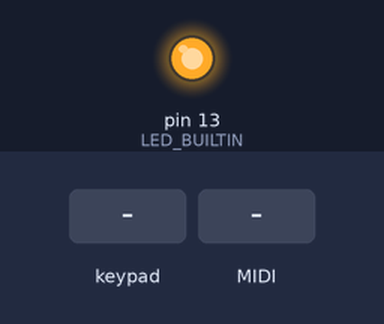
The sketch below on a simulated Arduino Uno, built with avr-gcc and run on an emulated ATmega328P. Parts: output pins drawn as LEDs (lit = HIGH). Wiring (inferred from the names in the program): line decoder: data A0, A1, A2; 5×8 keypad (labels assumed): rows pin 11, pin 12, A3, A4, A5; columns pin 2, pin 3, pin 4, pin 5, pin 6, pin 7, pin 8, pin 9. Inputs (shaded band) come from the test bench. MIDI output is not drawn; pins used as bus, display or sensor lines are not drawn; what the sketch prints to the serial monitor is not drawn.

Above: at 1.2 s.
1.3 s: keypad keys 2 3 4 5 6 7 8 9 pressed 0.4 s apart
At 4.8 s:
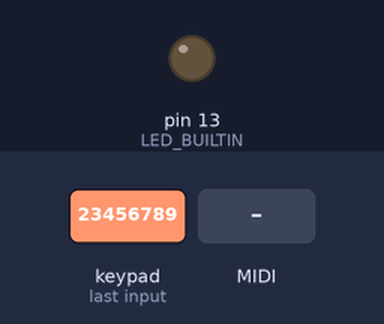
6.0 s: MIDI note 36 received
At 6.8 s:
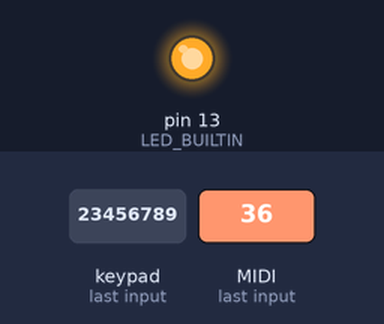
Timing chart, 0 to 9.0 s (numbered marks = the images above; inputs shaded):
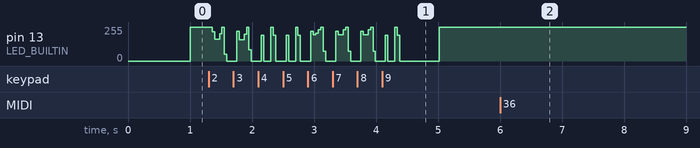

Measured:
- after the input at 6.0 s, pin 13 (LED_BUILTIN): stops changing and stays 255/255

The sketch:

Alborn_v_2-_Skaner_registr_w_i_klawiatur.ino
```cpp
//Author Romuald Milewski
#include <MIDI.h>   // Add Midi Library
int midi_channel = 1; // jesli ma dziłac na kanale 1
//---------------------------------------------------------------------------
//----------------------------for signalisations work:----------------------
// Variables will chang
int ledState = LOW;             // ledState used to set the LED

// Generally, you should use "unsigned long" for variables that hold time
// The value will quickly become too large for an int to store
unsigned long previousMillis = 0;        // will store last time LED was updated
unsigned long currentMillis = 0;
// constants won't change:
const long interval = 1000;
//-------------------------------------------------------
//Sterowanie zatrzaskiem 74HC595
//Pin connected to ST_CP of 74HC595
#define latchPin  A1
//Pin connected to SH_CP of 74HC595
#define clockPin  A0
////Pin connected to DS of 74HC595
#define dataPin  13
// define adress pins for adressed 74HC138
#define pin_adress0 A0
#define pin_adress1 A1
#define pin_adress2 A2
#define pin_E1_man1 A3
#define pin_E1_man2 A4
#define pin_E1_man3 A5
#define pin_E1_man4 11
#define pin_E1_man5 12


#define LiczbaKlawiszy (61)
boolean Key[LiczbaKlawiszy];
boolean Key2[LiczbaKlawiszy];
boolean Key3[LiczbaKlawiszy];
boolean Key4[LiczbaKlawiszy];
boolean Key5[LiczbaKlawiszy];

boolean Key_last[LiczbaKlawiszy];
boolean Key2_last[LiczbaKlawiszy];
boolean Key3_last[LiczbaKlawiszy];
boolean Key4_last[LiczbaKlawiszy];
boolean Key5_last[LiczbaKlawiszy];
int pin_data[] = {2,3,4,5,6,7,8,9}; // define data pins


int vol = 90; // walue velocity
int channel_on = 0x90; // kanal 1 - initial variables for midi channel
int channel_off = 0x80; // kanal 1 - initial variables for midi channel

// int channel_on = 0x91; // kanal 2
// int channel_off = 0x81; // kanal 2

// int channel_on = 0x92; // kanal 3
// int channel_off = 0x81; // kanal 3

//int channel_on = 0x93; // kanal 4
//int channel_off = 0x83; // kanal 4

// int channel_on = 0x94; // kanal 5
// int channel_off = 0x84; // kanal 5

// int channel_on = 0x95; // kanal 6
// int channel_off = 0x85; // kanal 6

// int channel_on = 0x96; // kanal 7
// int channel_off = 0x86; // kanal 7

// int channel_on = 0x97; // kanal 8
// int channel_off = 0x87; // kanal 8

//Create an instance of the library with default name, serial port and settings
MIDI_CREATE_DEFAULT_INSTANCE();

byte g = 0;
byte h = 0;
byte j = 0;
byte k = 0;
byte l = 0;
byte m = 0;
byte n = 0;
byte o = 0;
byte p = 0;
void setup()  {

  Serial.begin (31250); //(31250); // setup serial for MIDI
  for (int i = 0; i <= LiczbaKlawiszy -1; i++) {
   Key[i] = 1;
   Key2[i] = 1;
   Key3[i] = 1;
   Key4[i] = 1;
   Key5[i] = 1;
   Key_last[i] = 1;
   Key2_last[i] = 1;
   Key3_last[i] = 1;
   Key4_last[i] = 1;
   Key5_last[i] = 1;
   }

  // define input pin_data
  for (int i = 0; i <= 7; i++) {
  pinMode(pin_data[i], INPUT_PULLUP);
  }

  //define output pin_adress 74HC138)
    pinMode(pin_adress0, OUTPUT);
 digitalWrite(pin_adress0, HIGH);
    pinMode(pin_adress1, OUTPUT);
 digitalWrite(pin_adress1, HIGH);
    pinMode(pin_adress2, OUTPUT);
 digitalWrite(pin_adress2, HIGH);


 //define output pin_E1 ( selest 74HC138) select manual
    pinMode( pin_E1_man1, OUTPUT);
 digitalWrite( pin_E1_man1, HIGH);
    pinMode( pin_E1_man2, OUTPUT);
 digitalWrite( pin_E1_man2, HIGH);
    pinMode( pin_E1_man3, OUTPUT);
 digitalWrite( pin_E1_man3, HIGH);
     pinMode( pin_E1_man4, OUTPUT);
 digitalWrite( pin_E1_man4, HIGH);
      pinMode( pin_E1_man5, OUTPUT);
 digitalWrite( pin_E1_man5, HIGH);
// define output LED
pinMode(LED_BUILTIN, OUTPUT);

 MIDI.begin(MIDI_CHANNEL_OMNI); // Initialize the Midi Library.
  // OMNI sets it to listen to all channels.. MIDI.begin(2) would set it
  // to respond to notes on channel 2 only.
  MIDI.setHandleNoteOn(MyHandleNoteOn); // This is important!! This command
  // tells the Midi Library which function you want to call when a NOTE ON command
  // is received. In this case it's "MyHandleNoteOn".
  MIDI.setHandleNoteOff(MyHandleNoteOff); // This command tells the Midi Library
  // to call "MyHandleNoteOff" when a NOTE OFF command is received.
MIDI.turnThruOff ();
}

void loop()  {
 MIDI.read();

  // vol = analogRead(A5);
  // vol = map(vol, 0, 1023, 0, 127);

   //*****************************************
 //Obsługa man I
  digitalWrite( pin_E1_man1, LOW);
  digitalWrite( pin_E1_man2, HIGH);
  digitalWrite( pin_E1_man3, HIGH);
  digitalWrite( pin_E1_man4, HIGH);
  digitalWrite( pin_E1_man5, HIGH);// właczenie I man do odczytu

  channel_on = 0x90; // setup variable chcnell for man. I kanal 1
  channel_off = 0x80; // ustawienie zmiennych kanału midi dla I man. kanal 1
  digitalWrite(pin_adress0, LOW);
  digitalWrite(pin_adress1, LOW);
  digitalWrite(pin_adress2, LOW); // read 1-st (first) octet

      for (int i = 0; i <= 7; i++) {
      Key[i+0*8] = digitalRead(pin_data[i]);
     }

  digitalWrite(pin_adress0, HIGH);
  digitalWrite(pin_adress1, LOW);
  digitalWrite(pin_adress2, LOW); // read 2-st (second) octet
      for (int i = 0; i <= 7; i++) {
      Key[i+1*8] = digitalRead(pin_data[i]);
     }

  digitalWrite(pin_adress0, LOW);
  digitalWrite(pin_adress1, HIGH);
  digitalWrite(pin_adress2, LOW); // read 3-st (thrid) octet

      for (int i = 0; i <= 7; i++) {
      Key[i+2*8] = digitalRead(pin_data[i]);
     }

  digitalWrite(pin_adress0, HIGH);
  digitalWrite(pin_adress1, HIGH);
  digitalWrite(pin_adress2, LOW); // read 4-st (quad) octet

   for (int i = 0; i <= 7; i++) {
      Key[i+3*8] = digitalRead(pin_data[i]);
     }
  digitalWrite(pin_adress0, LOW);
  digitalWrite(pin_adress1, LOW);
  digitalWrite(pin_adress2, HIGH); // read 5-st (quad) octet
   for (int i = 0; i <= 7; i++) {
      Key[i+4*8] = digitalRead(pin_data[i]);
     }

  digitalWrite(pin_adress0, HIGH);
  digitalWrite(pin_adress1, LOW);
  digitalWrite(pin_adress2, HIGH); // read 6-st (qwint) octet
   for (int i = 0; i <= 7; i++) {
      Key[i+5*8] = digitalRead(pin_data[i]);
     }

  digitalWrite(pin_adress0, LOW);
  digitalWrite(pin_adress1, HIGH);
  digitalWrite(pin_adress2, HIGH); // read 7-st (sext) octet
   for (int i = 0; i <= 7; i++) {
      Key[i+6*8] = digitalRead(pin_data[i]);
     }
  digitalWrite(pin_adress0, HIGH);
  digitalWrite(pin_adress1, HIGH);
  digitalWrite(pin_adress2, HIGH); // read 8-st (sept) octet
   for (int i = 0; i <= 7; i++) {
      Key[i+7*8] = digitalRead(pin_data[i]);
     }


//****************************************************
// porównywanie odczytów i wysyłanie komunikatów midi

    for (int i = 0; i <= LiczbaKlawiszy -1; i++) {
    if(Key[i] != Key_last[i] ) {
    if(Key[i] == 0)  {
      noteOn(channel_on, 36+i, vol);
    }
    else  {
      noteOn(channel_off, 36+i, 0x00);
      noteOn(channel_off, 36+i, 0x00);
    }
  }
  }


 //*****************************************
 //Obsługa man II
digitalWrite( pin_E1_man1, HIGH);
digitalWrite( pin_E1_man2, LOW);
digitalWrite( pin_E1_man3, HIGH);
digitalWrite( pin_E1_man4, HIGH);
digitalWrite( pin_E1_man5, HIGH);// właczenie II man do odczytu
channel_on = 0x91; // ustawienie kanałów dla II man - kanal 2
channel_off = 0x81; // kanal 2

  digitalWrite(pin_adress0, LOW);
  digitalWrite(pin_adress1, LOW);
  digitalWrite(pin_adress2, LOW); // read 1-st (first) octet
      for (int i = 0; i <= 7; i++) {
      Key2[i+0*8] = digitalRead(pin_data[i]);
     }

  digitalWrite(pin_adress0, HIGH);
  digitalWrite(pin_adress1, LOW);
  digitalWrite(pin_adress2, LOW); // read 2-st (second) octet
      for (int i = 0; i <= 7; i++) {
      Key2[i+1*8] = digitalRead(pin_data[i]);
     }

  digitalWrite(pin_adress0, LOW);
  digitalWrite(pin_adress1, HIGH);
  digitalWrite(pin_adress2, LOW); // read 3-st (thrid) octet

      for (int i = 0; i <= 7; i++) {
      Key2[i+2*8] = digitalRead(pin_data[i]);
     }

  digitalWrite(pin_adress0, HIGH);
  digitalWrite(pin_adress1, HIGH);
  digitalWrite(pin_adress2, LOW); // read 4-st (quad) octet

   for (int i = 0; i <= 7; i++) {
      Key2[i+3*8] = digitalRead(pin_data[i]);
     }
  digitalWrite(pin_adress0, LOW);
  digitalWrite(pin_adress1, LOW);
  digitalWrite(pin_adress2, HIGH); // read 5-st (quad) octet
   for (int i = 0; i <= 7; i++) {
      Key2[i+4*8] = digitalRead(pin_data[i]);
     }

  digitalWrite(pin_adress0, HIGH);
  digitalWrite(pin_adress1, LOW);
  digitalWrite(pin_adress2, HIGH); // read 6-st (qwint) octet
   for (int i = 0; i <= 7; i++) {
      Key2[i+5*8] = digitalRead(pin_data[i]);
     }

  digitalWrite(pin_adress0, LOW);
  digitalWrite(pin_adress1, HIGH);
  digitalWrite(pin_adress2, HIGH); // read 7-st (sext) octet
   for (int i = 0; i <= 7; i++) {
      Key2[i+6*8] = digitalRead(pin_data[i]);
     }
  digitalWrite(pin_adress0, HIGH);
  digitalWrite(pin_adress1, HIGH);
  digitalWrite(pin_adress2, HIGH); // read 8-st (sept) octet
   for (int i = 0; i <= 7; i++) {
      Key2[i+7*8] = digitalRead(pin_data[i]);
     }


//****************************************************
// porównywanie odczytów i wysyłanie komunikatów midi dla man II
//
   for (int i = 0; i <= LiczbaKlawiszy -1; i++) {
    if(Key2[i] != Key2_last[i] ) {
    if(Key2[i] == 0)  {
      noteOn(channel_on, 36+i, vol);
    }
    else  {
      noteOn(channel_off, 36+i, 0x00);
      noteOn(channel_off, 36+i, 0x00);
    }
  }
  }
//*****************************************
 //Obsługa man III
digitalWrite( pin_E1_man1, HIGH);
digitalWrite( pin_E1_man2, HIGH);
digitalWrite( pin_E1_man3, LOW);
digitalWrite( pin_E1_man4, HIGH);
digitalWrite( pin_E1_man5, HIGH);// właczenie III man do odczytu
channel_on = 0x92; // ustawienie kanałów dla III man - kanal 3
channel_off = 0x82; // kanal 3

  digitalWrite(pin_adress0, LOW);
  digitalWrite(pin_adress1, LOW);
  digitalWrite(pin_adress2, LOW); // read 1-st (first) octet
      for (int i = 0; i <= 7; i++) {
      Key3[i+0*8] = digitalRead(pin_data[i]);
     }

  digitalWrite(pin_adress0, HIGH);
  digitalWrite(pin_adress1, LOW);
  digitalWrite(pin_adress2, LOW); // read 2-st (second) octet
      for (int i = 0; i <= 7; i++) {
      Key3[i+1*8] = digitalRead(pin_data[i]);
     }

  digitalWrite(pin_adress0, LOW);
  digitalWrite(pin_adress1, HIGH);
  digitalWrite(pin_adress2, LOW); // read 3-st (thrid) octet

      for (int i = 0; i <= 7; i++) {
      Key3[i+2*8] = digitalRead(pin_data[i]);
     }

  digitalWrite(pin_adress0, HIGH);
  digitalWrite(pin_adress1, HIGH);
  digitalWrite(pin_adress2, LOW); // read 4-st (quad) octet

   for (int i = 0; i <= 7; i++) {
      Key3[i+3*8] = digitalRead(pin_data[i]);
     }
  digitalWrite(pin_adress0, LOW);
  digitalWrite(pin_adress1, LOW);
  digitalWrite(pin_adress2, HIGH); // read 5-st (quad) octet
   for (int i = 0; i <= 7; i++) {
      Key3[i+4*8] = digitalRead(pin_data[i]);
     }

  digitalWrite(pin_adress0, HIGH);
  digitalWrite(pin_adress1, LOW);
  digitalWrite(pin_adress2, HIGH); // read 6-st (qwint) octet
   for (int i = 0; i <= 7; i++) {
      Key3[i+5*8] = digitalRead(pin_data[i]);
     }

  digitalWrite(pin_adress0, LOW);
  digitalWrite(pin_adress1, HIGH);
  digitalWrite(pin_adress2, HIGH); // read 7-st (sext) octet
   for (int i = 0; i <= 7; i++) {
      Key3[i+6*8] = digitalRead(pin_data[i]);
     }
  digitalWrite(pin_adress0, HIGH);
  digitalWrite(pin_adress1, HIGH);
  digitalWrite(pin_adress2, HIGH); // read 8-st (sept) octet
   for (int i = 0; i <= 7; i++) {
      Key3[i+7*8] = digitalRead(pin_data[i]);
     }


//****************************************************
// porównywanie odczytów i wysyłanie komunikatów midi dla man III
//
   for (int i = 0; i <= LiczbaKlawiszy -1; i++) {
    if(Key3[i] != Key3_last[i] ) {
    if(Key3[i] == 0)  {
      noteOn(channel_on, 36+i, vol);
    }
    else  {
      noteOn(channel_off, 36+i, 0x00);
      noteOn(channel_off, 36+i, 0x00);
    }
  }
  }

  //*****************************************
 //Obsługa man IV
digitalWrite( pin_E1_man1, HIGH);
digitalWrite( pin_E1_man2, HIGH);
digitalWrite( pin_E1_man3, HIGH);
digitalWrite( pin_E1_man4, LOW);
digitalWrite( pin_E1_man5, HIGH);// właczenie III man do odczytu
channel_on = 0x93; // ustawienie kanałów dla IV man - kanal 4
channel_off = 0x83; // kanal 4

  digitalWrite(pin_adress0, LOW);
  digitalWrite(pin_adress1, LOW);
  digitalWrite(pin_adress2, LOW); // read 1-st (first) octet
      for (int i = 0; i <= 7; i++) {
      Key4[i+0*8] = digitalRead(pin_data[i]);
     }

  digitalWrite(pin_adress0, HIGH);
  digitalWrite(pin_adress1, LOW);
  digitalWrite(pin_adress2, LOW); // read 2-st (second) octet
      for (int i = 0; i <= 7; i++) {
      Key4[i+1*8] = digitalRead(pin_data[i]);
     }

  digitalWrite(pin_adress0, LOW);
  digitalWrite(pin_adress1, HIGH);
  digitalWrite(pin_adress2, LOW); // read 3-st (thrid) octet

      for (int i = 0; i <= 7; i++) {
      Key4[i+2*8] = digitalRead(pin_data[i]);
     }

  digitalWrite(pin_adress0, HIGH);
  digitalWrite(pin_adress1, HIGH);
  digitalWrite(pin_adress2, LOW); // read 4-st (quad) octet

   for (int i = 0; i <= 7; i++) {
      Key4[i+3*8] = digitalRead(pin_data[i]);
     }
  digitalWrite(pin_adress0, LOW);
  digitalWrite(pin_adress1, LOW);
  digitalWrite(pin_adress2, HIGH); // read 5-st (quad) octet
   for (int i = 0; i <= 7; i++) {
      Key4[i+4*8] = digitalRead(pin_data[i]);
     }

  digitalWrite(pin_adress0, HIGH);
  digitalWrite(pin_adress1, LOW);
  digitalWrite(pin_adress2, HIGH); // read 6-st (qwint) octet
   for (int i = 0; i <= 7; i++) {
      Key4[i+5*8] = digitalRead(pin_data[i]);
     }

  digitalWrite(pin_adress0, LOW);
  digitalWrite(pin_adress1, HIGH);
  digitalWrite(pin_adress2, HIGH); // read 7-st (sext) octet
   for (int i = 0; i <= 7; i++) {
      Key4[i+6*8] = digitalRead(pin_data[i]);
     }
  digitalWrite(pin_adress0, HIGH);
  digitalWrite(pin_adress1, HIGH);
  digitalWrite(pin_adress2, HIGH); // read 8-st (sept) octet
   for (int i = 0; i <= 7; i++) {
      Key4[i+7*8] = digitalRead(pin_data[i]);
     }


//****************************************************
// porównywanie odczytów i wysyłanie komunikatów midi dla man IV
//
   for (int i = 0; i <= LiczbaKlawiszy -1; i++) {
    if(Key4[i] != Key4_last[i] ) {
    if(Key4[i] == 0)  {
      noteOn(channel_on, 36+i, vol);
    }
    else  {
      noteOn(channel_off, 36+i, 0x00);
      noteOn(channel_off, 36+i, 0x00);
    }
  }
  }
    //*****************************************
 //Obsługa man V
digitalWrite( pin_E1_man1, HIGH);
digitalWrite( pin_E1_man2, HIGH);
digitalWrite( pin_E1_man3, HIGH);
digitalWrite( pin_E1_man4, HIGH);
digitalWrite( pin_E1_man5, LOW);// właczenie III man do odczytu
channel_on = 0x94; // ustawienie kanałów dla IV man - kanal 4
channel_off = 0x84; // kanal 5

  digitalWrite(pin_adress0, LOW);
  digitalWrite(pin_adress1, LOW);
  digitalWrite(pin_adress2, LOW); // read 1-st (first) octet
      for (int i = 0; i <= 7; i++) {
      Key5[i+0*8] = digitalRead(pin_data[i]);
     }

  digitalWrite(pin_adress0, HIGH);
  digitalWrite(pin_adress1, LOW);
  digitalWrite(pin_adress2, LOW); // read 2-st (second) octet
      for (int i = 0; i <= 7; i++) {
      Key5[i+1*8] = digitalRead(pin_data[i]);
     }

  digitalWrite(pin_adress0, LOW);
  digitalWrite(pin_adress1, HIGH);
  digitalWrite(pin_adress2, LOW); // read 3-st (thrid) octet

      for (int i = 0; i <= 7; i++) {
      Key5[i+2*8] = digitalRead(pin_data[i]);
     }

  digitalWrite(pin_adress0, HIGH);
  digitalWrite(pin_adress1, HIGH);
  digitalWrite(pin_adress2, LOW); // read 4-st (quad) octet

   for (int i = 0; i <= 7; i++) {
      Key5[i+3*8] = digitalRead(pin_data[i]);
     }
  digitalWrite(pin_adress0, LOW);
  digitalWrite(pin_adress1, LOW);
  digitalWrite(pin_adress2, HIGH); // read 5-st (quad) octet
   for (int i = 0; i <= 7; i++) {
      Key5[i+4*8] = digitalRead(pin_data[i]);
     }

  digitalWrite(pin_adress0, HIGH);
  digitalWrite(pin_adress1, LOW);
  digitalWrite(pin_adress2, HIGH); // read 6-st (qwint) octet
   for (int i = 0; i <= 7; i++) {
      Key5[i+5*8] = digitalRead(pin_data[i]);
     }

  digitalWrite(pin_adress0, LOW);
  digitalWrite(pin_adress1, HIGH);
  digitalWrite(pin_adress2, HIGH); // read 7-st (sext) octet
   for (int i = 0; i <= 7; i++) {
      Key5[i+6*8] = digitalRead(pin_data[i]);
     }
  digitalWrite(pin_adress0, HIGH);
  digitalWrite(pin_adress1, HIGH);
  digitalWrite(pin_adress2, HIGH); // read 8-st (sept) octet
   for (int i = 0; i <= 7; i++) {
      Key5[i+7*8] = digitalRead(pin_data[i]);
     }


//****************************************************
// porównywanie odczytów i wysyłanie komunikatów midi dla man V
//
   for (int i = 0; i <= LiczbaKlawiszy -1; i++) {
    if(Key5[i] != Key5_last[i] ) {
    if(Key5[i] == 0)  {
      noteOn(channel_on, 36+i, vol);
    }
    else  {
      noteOn(channel_off, 36+i, 0x00);
      noteOn(channel_off, 36+i, 0x00);
    }
  }
  }
 //*****************************************************

  for (int i = 0; i <= LiczbaKlawiszy -1; i++) {
  Key_last[i] = Key[i];
 }
 for (int i = 0; i <= LiczbaKlawiszy -1 ; i++) {
  Key2_last[i] = Key2[i];
 }
 for (int i = 0; i <= LiczbaKlawiszy -1 ; i++) {
  Key3_last[i] = Key3[i];
 }
  for (int i = 0; i <= LiczbaKlawiszy -1 ; i++) {
  Key4_last[i] = Key4[i];
 }
  for (int i = 0; i <= LiczbaKlawiszy -1 ; i++) {
  Key5_last[i] = Key5[i];
 }
 //**************************************

 // moduł sygnalizacji działania
 //----------------------------------------------------------
currentMillis = millis();
 // szybkość działania programu
 // Serial.println(currentMillis);

  if (currentMillis - previousMillis >= interval) {
    // save the last time you blinked the LED
    previousMillis = currentMillis;

    // if the LED is off turn it on and vice-versa:
    if (ledState == LOW) {
      ledState = HIGH;
    } else {
      ledState = LOW;
    }

    // set the LED with the ledState of the variable:
    digitalWrite(LED_BUILTIN, ledState);
  }
//---------------------------------------------------------------
}

 void noteOn(byte cmd, byte data1, byte data2) {
   Serial.write(cmd);
   Serial.write(data1);
   Serial.write(data2);

   digitalWrite(LED_BUILTIN, HIGH);
   delay(5);
   digitalWrite(LED_BUILTIN, LOW);
 }

 void MyHandleNoteOn(byte channel, byte pitch, byte velocity) {
    if (channel == midi_channel) {
      if (pitch > 35 and pitch < 44) {
        bitSet(g, pitch - 36);
        zapiszdo595(g, h, j, k, l, m, n, o, p);
    }
         if (pitch > 43 and pitch < 52) {
        bitSet(h, pitch - 44);
        zapiszdo595(g, h, j, k, l, m, n, o, p);
    }
    if (pitch > 51 and pitch < 60) {
        bitSet(j, pitch - 52);
        zapiszdo595(g, h, j, k, l, m, n, o, p);
    }
    if (pitch > 59 and pitch < 68) {
        bitSet(k, pitch - 60);
        zapiszdo595(g, h, j, k, l, m, n, o, p);
    }
    if (pitch > 67 and pitch < 76) {
       bitSet(l, pitch - 68);
       zapiszdo595(g, h, j, k, l, m, n, o, p);
    }
    if (pitch > 75 and pitch < 84) {
        bitSet(m, pitch - 76);
        zapiszdo595(g, h, j, k, l, m, n, o, p);
    }
    if (pitch > 83 and pitch < 92) {
        bitSet(n, pitch - 84);
        zapiszdo595(g, h, j, k, l, m, n, o, p);
    }
    if (pitch > 91 and pitch < 100) {
        bitSet(o, pitch - 92);
        zapiszdo595(g, h, j, k, l, m, n, o, p);
    }
    if (pitch > 99 and pitch < 108) {
        bitSet(p, pitch - 100);
        zapiszdo595(g, h, j, k, l, m, n, o, p);
    }
    }
    }


// MyHandleNoteOFF is the function that will be called by the Midi Library
// when a MIDI NOTE OFF message is received.
// * A NOTE ON message with Velocity = 0 will be treated as a NOTE OFF message *
// It will be passed bytes for Channel, Pitch, and Velocity

void MyHandleNoteOff(byte channel, byte pitch, byte velocity) {
    if (channel == midi_channel) {
      if (pitch > 35 and pitch < 44) {
        bitClear(g, pitch - 36);
        zapiszdo595(g, h, j, k, l, m, n, o, p);
    }
         if (pitch > 43 and pitch < 52) {
        bitClear(h, pitch - 44);
        zapiszdo595(g, h, j, k, l, m, n, o, p);
    }
    if (pitch > 51 and pitch < 60) {
        bitClear(j, pitch - 52);
        zapiszdo595(g, h, j, k, l, m, n, o, p);
    }
    if (pitch > 59 and pitch < 68) {
        bitClear(k, pitch - 60);
        zapiszdo595(g, h, j, k, l, m, n, o, p);
    }
    if (pitch > 67 and pitch < 76) {
       bitClear(l, pitch - 68);
       zapiszdo595(g, h, j, k, l, m, n, o, p);
    }
    if (pitch > 75 and pitch < 84) {
        bitClear(m, pitch - 76);
        zapiszdo595(g, h, j, k, l, m, n, o, p);
    }
    if (pitch > 83 and pitch < 92) {
        bitClear(n, pitch - 84);
        zapiszdo595(g, h, j, k, l, m, n, o, p);
    }
    if (pitch > 91 and pitch < 100) {
        bitClear(o, pitch - 92);
        zapiszdo595(g, h, j, k, l, m, n, o, p);
    }
    if (pitch > 99 and pitch < 108) {
        bitClear(p, pitch - 100);
        zapiszdo595(g, h, j, k, l, m, n, o, p);
    }
    }
    }


void MyHandleControlChange(byte channel, byte number, byte value){
  if (number == 120) {
   zatrzask_off();
  }
  if (number == 123) {
   zatrzask_off();
  }
delay(300);
}

void zapiszdo595(byte q1,byte q2, byte q3, byte q4, byte q5, byte q6, byte q7, byte q8, byte q9 ) {

digitalWrite(latchPin, LOW);

shiftOut(dataPin, clockPin, MSBFIRST, q9);
shiftOut(dataPin, clockPin, MSBFIRST, q8);
shiftOut(dataPin, clockPin, MSBFIRST, q7);
shiftOut(dataPin, clockPin, MSBFIRST, q6);
shiftOut(dataPin, clockPin, MSBFIRST, q5);
shiftOut(dataPin, clockPin, MSBFIRST, q4);
shiftOut(dataPin, clockPin, MSBFIRST, q3);
shiftOut(dataPin, clockPin, MSBFIRST, q2);
shiftOut(dataPin, clockPin, MSBFIRST, q1);


digitalWrite(latchPin, HIGH);
}

void zatrzask_off(){
g=0;
h=0;
j=0;
k=0;
l=0;
m=0;
n=0;
o=0;
p=0;
   zapiszdo595(g, h, j, k, l, m, n, o, p);
}
```
